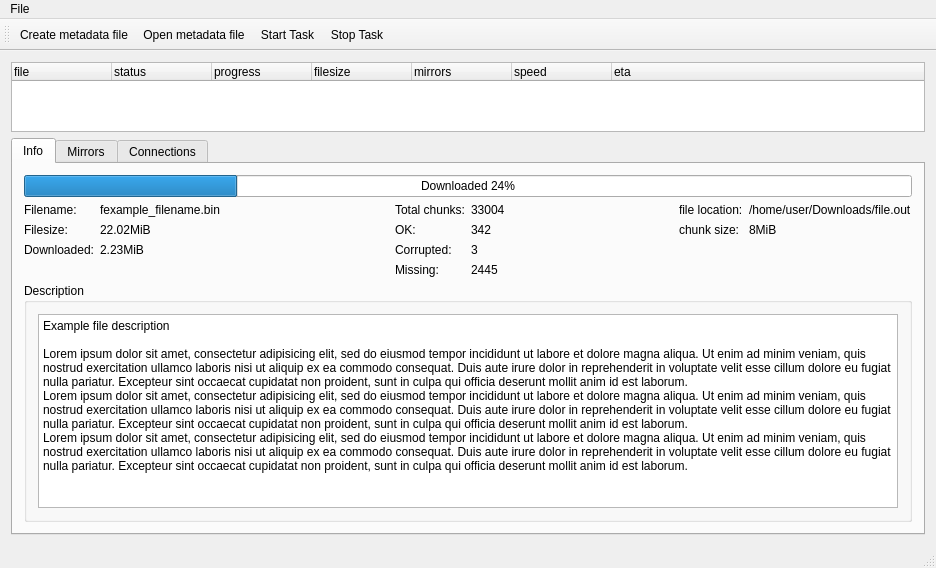
<?xml version="1.0" encoding="UTF-8"?>
<ui version="4.0">
 <class>MainWindow</class>
 <widget class="QMainWindow" name="MainWindow">
  <property name="geometry">
   <rect>
    <x>0</x>
    <y>0</y>
    <width>936</width>
    <height>531</height>
   </rect>
  </property>
  <property name="windowTitle">
   <string>MainWindow</string>
  </property>
  <widget class="QWidget" name="centralWidget">
   <layout class="QGridLayout" name="gridLayout">
    <item row="0" column="0">
     <widget class="QTreeWidget" name="tasksTable">
      <column>
       <property name="text">
        <string>file</string>
       </property>
      </column>
      <column>
       <property name="text">
        <string>status</string>
       </property>
      </column>
      <column>
       <property name="text">
        <string>progress</string>
       </property>
      </column>
      <column>
       <property name="text">
        <string>filesize</string>
       </property>
      </column>
      <column>
       <property name="text">
        <string>mirrors</string>
       </property>
      </column>
      <column>
       <property name="text">
        <string>speed</string>
       </property>
      </column>
      <column>
       <property name="text">
        <string>eta</string>
       </property>
      </column>
     </widget>
    </item>
    <item row="1" column="0">
     <widget class="QTabWidget" name="tabWidget">
      <property name="sizePolicy">
       <sizepolicy hsizetype="Expanding" vsizetype="Preferred">
        <horstretch>0</horstretch>
        <verstretch>0</verstretch>
       </sizepolicy>
      </property>
      <property name="minimumSize">
       <size>
        <width>0</width>
        <height>0</height>
       </size>
      </property>
      <property name="currentIndex">
       <number>0</number>
      </property>
      <widget class="QWidget" name="info">
       <property name="enabled">
        <bool>true</bool>
       </property>
       <property name="sizePolicy">
        <sizepolicy hsizetype="Preferred" vsizetype="Expanding">
         <horstretch>0</horstretch>
         <verstretch>0</verstretch>
        </sizepolicy>
       </property>
       <attribute name="title">
        <string>Info</string>
       </attribute>
       <layout class="QGridLayout" name="gridLayout_2">
        <item row="0" column="0">
         <layout class="QVBoxLayout" name="verticalLayout">
          <item>
           <widget class="QProgressBar" name="taskProgress">
            <property name="value">
             <number>24</number>
            </property>
            <property name="format">
             <string>Downloaded %p%</string>
            </property>
           </widget>
          </item>
          <item>
           <layout class="QHBoxLayout" name="horizontalLayout">
            <item>
             <layout class="QFormLayout" name="formLayout">
              <item row="1" column="0">
               <widget class="QLabel" name="label">
                <property name="text">
                 <string>Filename:</string>
                </property>
               </widget>
              </item>
              <item row="1" column="1">
               <widget class="QLabel" name="taskFilename">
                <property name="text">
                 <string>fexample_filename.bin</string>
                </property>
               </widget>
              </item>
              <item row="2" column="0">
               <widget class="QLabel" name="label_3">
                <property name="text">
                 <string>Filesize:</string>
                </property>
               </widget>
              </item>
              <item row="2" column="1">
               <widget class="QLabel" name="taskFilesize">
                <property name="text">
                 <string>22.02MiB</string>
                </property>
               </widget>
              </item>
              <item row="3" column="0">
               <widget class="QLabel" name="label_9">
                <property name="text">
                 <string>Downloaded:</string>
                </property>
               </widget>
              </item>
              <item row="3" column="1">
               <widget class="QLabel" name="taskDownloaded">
                <property name="text">
                 <string>2.23MiB</string>
                </property>
               </widget>
              </item>
             </layout>
            </item>
            <item>
             <spacer name="horizontalSpacer_2">
              <property name="orientation">
               <enum>Qt::Horizontal</enum>
              </property>
              <property name="sizeHint" stdset="0">
               <size>
                <width>40</width>
                <height>20</height>
               </size>
              </property>
             </spacer>
            </item>
            <item>
             <layout class="QFormLayout" name="formLayout_3">
              <item row="0" column="0">
               <widget class="QLabel" name="label_11">
                <property name="text">
                 <string>Total chunks:</string>
                </property>
               </widget>
              </item>
              <item row="2" column="0">
               <widget class="QLabel" name="label_12">
                <property name="text">
                 <string>Corrupted:</string>
                </property>
               </widget>
              </item>
              <item row="3" column="0">
               <widget class="QLabel" name="label_13">
                <property name="text">
                 <string>Missing:</string>
                </property>
               </widget>
              </item>
              <item row="1" column="0">
               <widget class="QLabel" name="label_14">
                <property name="text">
                 <string>OK:</string>
                </property>
               </widget>
              </item>
              <item row="0" column="1">
               <widget class="QLabel" name="taskTotalChunks">
                <property name="text">
                 <string>33004</string>
                </property>
               </widget>
              </item>
              <item row="1" column="1">
               <widget class="QLabel" name="taskOkChunks">
                <property name="text">
                 <string>342</string>
                </property>
               </widget>
              </item>
              <item row="2" column="1">
               <widget class="QLabel" name="taskCorruptedChunks">
                <property name="text">
                 <string>3</string>
                </property>
               </widget>
              </item>
              <item row="3" column="1">
               <widget class="QLabel" name="taskMissingChunks">
                <property name="text">
                 <string>2445</string>
                </property>
               </widget>
              </item>
             </layout>
            </item>
            <item>
             <spacer name="horizontalSpacer">
              <property name="orientation">
               <enum>Qt::Horizontal</enum>
              </property>
              <property name="sizeHint" stdset="0">
               <size>
                <width>40</width>
                <height>20</height>
               </size>
              </property>
             </spacer>
            </item>
            <item>
             <layout class="QFormLayout" name="formLayout_2">
              <property name="fieldGrowthPolicy">
               <enum>QFormLayout::ExpandingFieldsGrow</enum>
              </property>
              <item row="0" column="0">
               <widget class="QLabel" name="label_5">
                <property name="text">
                 <string>&lt;html&gt;&lt;head/&gt;&lt;body&gt;&lt;p&gt;file location:&lt;/p&gt;&lt;/body&gt;&lt;/html&gt;</string>
                </property>
               </widget>
              </item>
              <item row="0" column="1">
               <widget class="QLabel" name="taskFileLocation">
                <property name="text">
                 <string>/home/user/Downloads/file.out</string>
                </property>
               </widget>
              </item>
              <item row="1" column="0">
               <widget class="QLabel" name="label_7">
                <property name="text">
                 <string>chunk size:</string>
                </property>
               </widget>
              </item>
              <item row="1" column="1">
               <widget class="QLabel" name="taskChunkSize">
                <property name="text">
                 <string>8MiB</string>
                </property>
               </widget>
              </item>
             </layout>
            </item>
           </layout>
          </item>
          <item>
           <widget class="QGroupBox" name="groupBox">
            <property name="sizePolicy">
             <sizepolicy hsizetype="Preferred" vsizetype="MinimumExpanding">
              <horstretch>0</horstretch>
              <verstretch>0</verstretch>
             </sizepolicy>
            </property>
            <property name="title">
             <string>Description</string>
            </property>
            <layout class="QGridLayout" name="gridLayout_3">
             <item row="0" column="0">
              <widget class="QPlainTextEdit" name="taskDescription">
               <property name="sizePolicy">
                <sizepolicy hsizetype="Expanding" vsizetype="MinimumExpanding">
                 <horstretch>0</horstretch>
                 <verstretch>0</verstretch>
                </sizepolicy>
               </property>
               <property name="minimumSize">
                <size>
                 <width>0</width>
                 <height>100</height>
                </size>
               </property>
               <property name="readOnly">
                <bool>true</bool>
               </property>
               <property name="plainText">
                <string>Example file description

Lorem ipsum dolor sit amet, consectetur adipisicing elit, sed do eiusmod tempor incididunt ut labore et dolore magna aliqua. Ut enim ad minim veniam, quis nostrud exercitation ullamco laboris nisi ut aliquip ex ea commodo consequat. Duis aute irure dolor in reprehenderit in voluptate velit esse cillum dolore eu fugiat nulla pariatur. Excepteur sint occaecat cupidatat non proident, sunt in culpa qui officia deserunt mollit anim id est laborum.
Lorem ipsum dolor sit amet, consectetur adipisicing elit, sed do eiusmod tempor incididunt ut labore et dolore magna aliqua. Ut enim ad minim veniam, quis nostrud exercitation ullamco laboris nisi ut aliquip ex ea commodo consequat. Duis aute irure dolor in reprehenderit in voluptate velit esse cillum dolore eu fugiat nulla pariatur. Excepteur sint occaecat cupidatat non proident, sunt in culpa qui officia deserunt mollit anim id est laborum.
Lorem ipsum dolor sit amet, consectetur adipisicing elit, sed do eiusmod tempor incididunt ut labore et dolore magna aliqua. Ut enim ad minim veniam, quis nostrud exercitation ullamco laboris nisi ut aliquip ex ea commodo consequat. Duis aute irure dolor in reprehenderit in voluptate velit esse cillum dolore eu fugiat nulla pariatur. Excepteur sint occaecat cupidatat non proident, sunt in culpa qui officia deserunt mollit anim id est laborum.</string>
               </property>
              </widget>
             </item>
            </layout>
           </widget>
          </item>
         </layout>
        </item>
       </layout>
      </widget>
      <widget class="QWidget" name="tab_2">
       <attribute name="title">
        <string>Mirrors</string>
       </attribute>
       <layout class="QGridLayout" name="gridLayout_4">
        <item row="0" column="0">
         <layout class="QHBoxLayout" name="horizontalLayout_2">
          <item>
           <widget class="QToolButton" name="toolButton_2">
            <property name="text">
             <string>Add</string>
            </property>
            <property name="icon">
             <iconset resource="resources.qrc">
              <normaloff>:/icons-32/icons/list-add.png</normaloff>:/icons-32/icons/list-add.png</iconset>
            </property>
           </widget>
          </item>
          <item>
           <widget class="QToolButton" name="toolButton">
            <property name="text">
             <string>Remove</string>
            </property>
            <property name="icon">
             <iconset resource="resources.qrc">
              <normaloff>:/icons-32/icons/list-remove.png</normaloff>:/icons-32/icons/list-remove.png</iconset>
            </property>
           </widget>
          </item>
          <item>
           <spacer name="horizontalSpacer_3">
            <property name="orientation">
             <enum>Qt::Horizontal</enum>
            </property>
            <property name="sizeHint" stdset="0">
             <size>
              <width>40</width>
              <height>20</height>
             </size>
            </property>
           </spacer>
          </item>
         </layout>
        </item>
        <item row="1" column="0">
         <layout class="QVBoxLayout" name="verticalLayout_2">
          <item>
           <widget class="QTreeWidget" name="treeWidget">
            <column>
             <property name="text">
              <string>Url</string>
             </property>
            </column>
            <column>
             <property name="text">
              <string>Type</string>
             </property>
            </column>
            <column>
             <property name="text">
              <string>Status</string>
             </property>
            </column>
           </widget>
          </item>
         </layout>
        </item>
       </layout>
      </widget>
      <widget class="QWidget" name="tab">
       <attribute name="title">
        <string>Connections</string>
       </attribute>
       <layout class="QGridLayout" name="gridLayout_5">
        <item row="0" column="0">
         <widget class="QTreeWidget" name="treeWidget_2">
          <column>
           <property name="text">
            <string>Url</string>
           </property>
          </column>
          <column>
           <property name="text">
            <string>Progress</string>
           </property>
          </column>
          <column>
           <property name="text">
            <string>Status</string>
           </property>
          </column>
          <column>
           <property name="text">
            <string>Downloaded</string>
           </property>
          </column>
          <column>
           <property name="text">
            <string>Total</string>
           </property>
          </column>
         </widget>
        </item>
       </layout>
      </widget>
     </widget>
    </item>
   </layout>
  </widget>
  <widget class="QMenuBar" name="menuBar">
   <property name="geometry">
    <rect>
     <x>0</x>
     <y>0</y>
     <width>936</width>
     <height>20</height>
    </rect>
   </property>
   <widget class="QMenu" name="menuFile">
    <property name="title">
     <string>File</string>
    </property>
    <addaction name="actionCreate_metadata_file"/>
    <addaction name="actionOpen_metadata_file"/>
   </widget>
   <addaction name="menuFile"/>
  </widget>
  <widget class="QToolBar" name="mainToolBar">
   <property name="sizePolicy">
    <sizepolicy hsizetype="Maximum" vsizetype="Minimum">
     <horstretch>0</horstretch>
     <verstretch>0</verstretch>
    </sizepolicy>
   </property>
   <property name="minimumSize">
    <size>
     <width>0</width>
     <height>32</height>
    </size>
   </property>
   <attribute name="toolBarArea">
    <enum>TopToolBarArea</enum>
   </attribute>
   <attribute name="toolBarBreak">
    <bool>false</bool>
   </attribute>
   <addaction name="actionCreate_metadata_file"/>
   <addaction name="actionOpen_metadata_file"/>
   <addaction name="actionStart_Task"/>
   <addaction name="actionStop_Task"/>
  </widget>
  <widget class="QStatusBar" name="statusBar"/>
  <action name="actionOpen_metadata_file">
   <property name="icon">
    <iconset resource="resources.qrc">
     <normaloff>:/icons-32/icons/document-open.png</normaloff>:/icons-32/icons/document-open.png</iconset>
   </property>
   <property name="text">
    <string>Open metadata file</string>
   </property>
  </action>
  <action name="actionCreate_metadata_file">
   <property name="icon">
    <iconset resource="resources.qrc">
     <normaloff>:/icons-32/icons/document-new.png</normaloff>:/icons-32/icons/document-new.png</iconset>
   </property>
   <property name="text">
    <string>Create metadata file</string>
   </property>
  </action>
  <action name="actionStart_Task">
   <property name="icon">
    <iconset resource="resources.qrc">
     <normaloff>:/icons-32/icons/media-playback-start.png</normaloff>:/icons-32/icons/media-playback-start.png</iconset>
   </property>
   <property name="text">
    <string>Start Task</string>
   </property>
  </action>
  <action name="actionStop_Task">
   <property name="icon">
    <iconset resource="resources.qrc">
     <normaloff>:/icons-32/icons/media-playback-stop.png</normaloff>:/icons-32/icons/media-playback-stop.png</iconset>
   </property>
   <property name="text">
    <string>Stop Task</string>
   </property>
  </action>
 </widget>
 <layoutdefault spacing="6" margin="11"/>
 <resources>
  <include location="resources.qrc"/>
 </resources>
 <connections/>
</ui>
